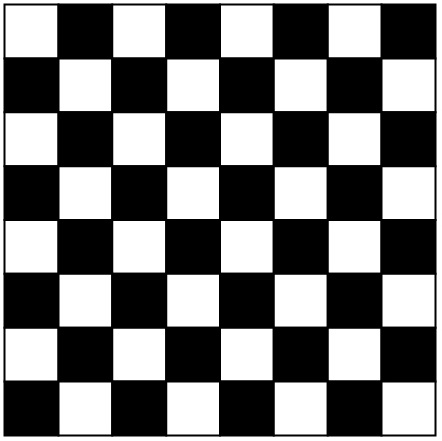
#> input picture images/transform.jpg, 442 x 441 px
$ python 'Perspective Transformation.py'
#> lines starting #> are read from the running program, lines starting #| are printed output that depends on the picture
import numpy as np
import cv2

def wrapAffine():
    img = cv2.imread('images/transform.jpg')
#> img is the input picture: shape (441, 442, 3); min 0, max 255, mean 121.7

    #numpy array초기화
    pts1 = np.float32([ [50, 50], [200, 50], [20, 200] ])
    pts2 = np.float32([ [70, 150], [220, 120], [150, 300] ])

    #좌표를 옮기는 행렬을 m에 반환한다.
    m = cv2.getAffineTransform(pts1, pts2)

    #반환된 행렬을 통해 좌표픽셀들을 좌표이동을 시킨다.
    result = cv2.warpAffine(img, m, (700, 600))  #숫자는 변환될 이미지의 사이즈.
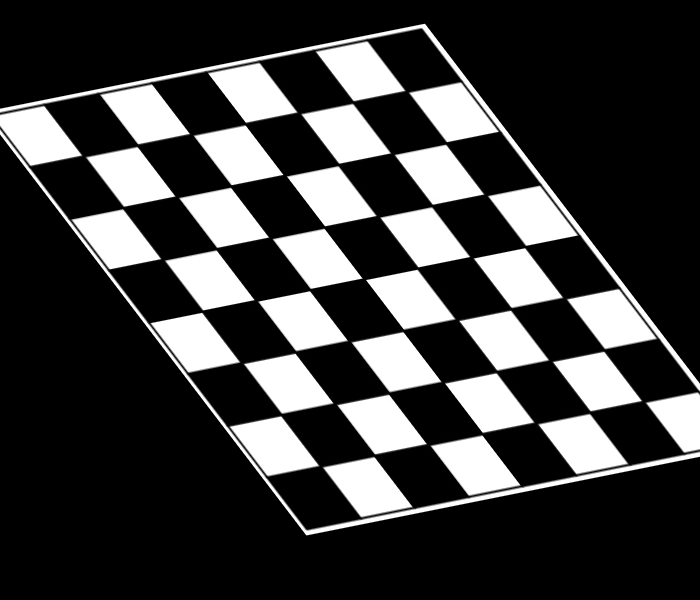
#> result: shape (600, 700, 3); min 0, max 255, mean 61.5

    cv2.imshow('original', img)
    # cv2.namedWindow('Affine Transform', cv2.WINDOW_NORMAL)
    cv2.imshow('Affine Transform', result)

    cv2.waitKey(0)
    cv2.destroyAllWindows()

if __name__ == '__main__':
    wrapAffine()
